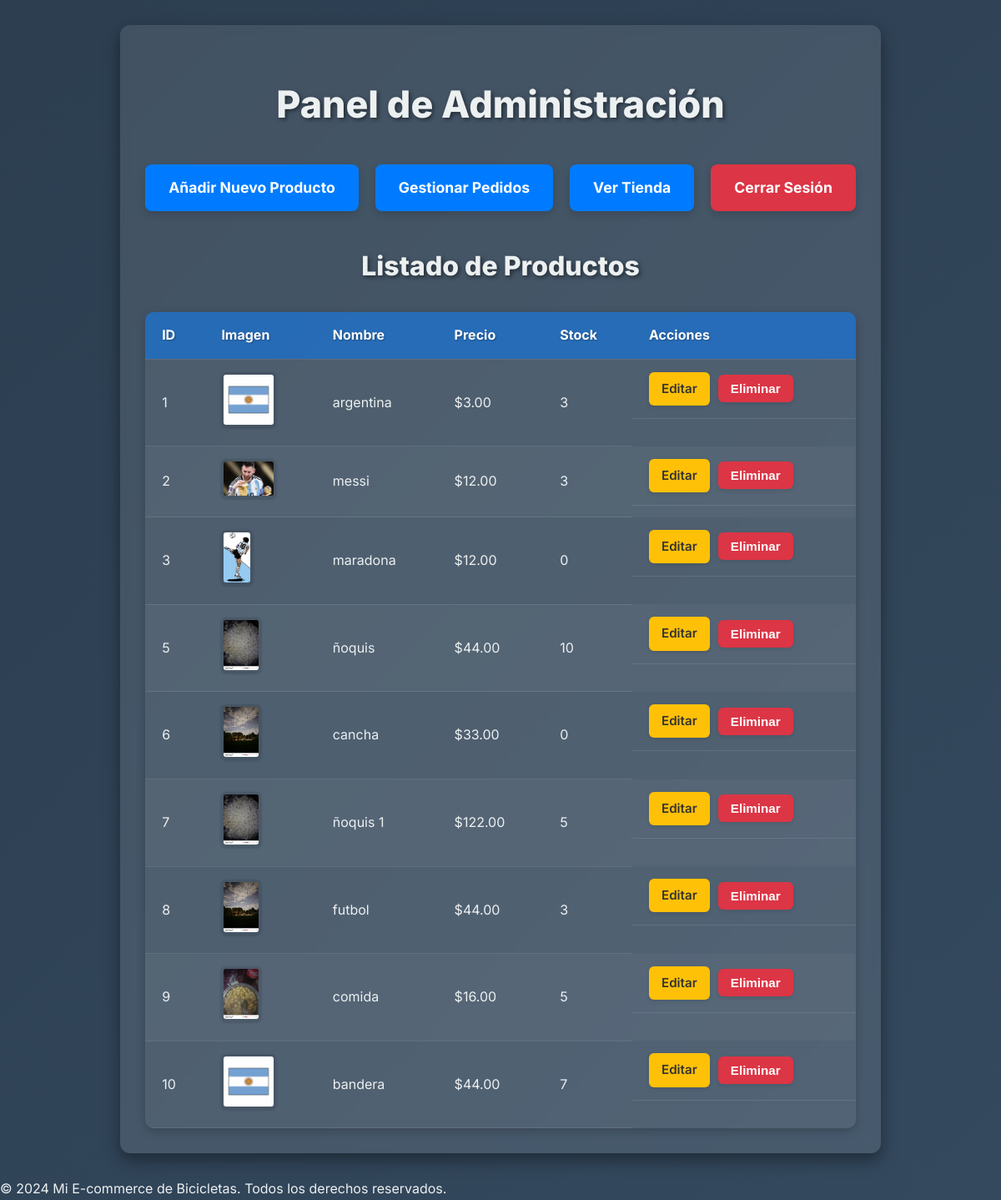
Page /admin (signed in) on the earlier database version.
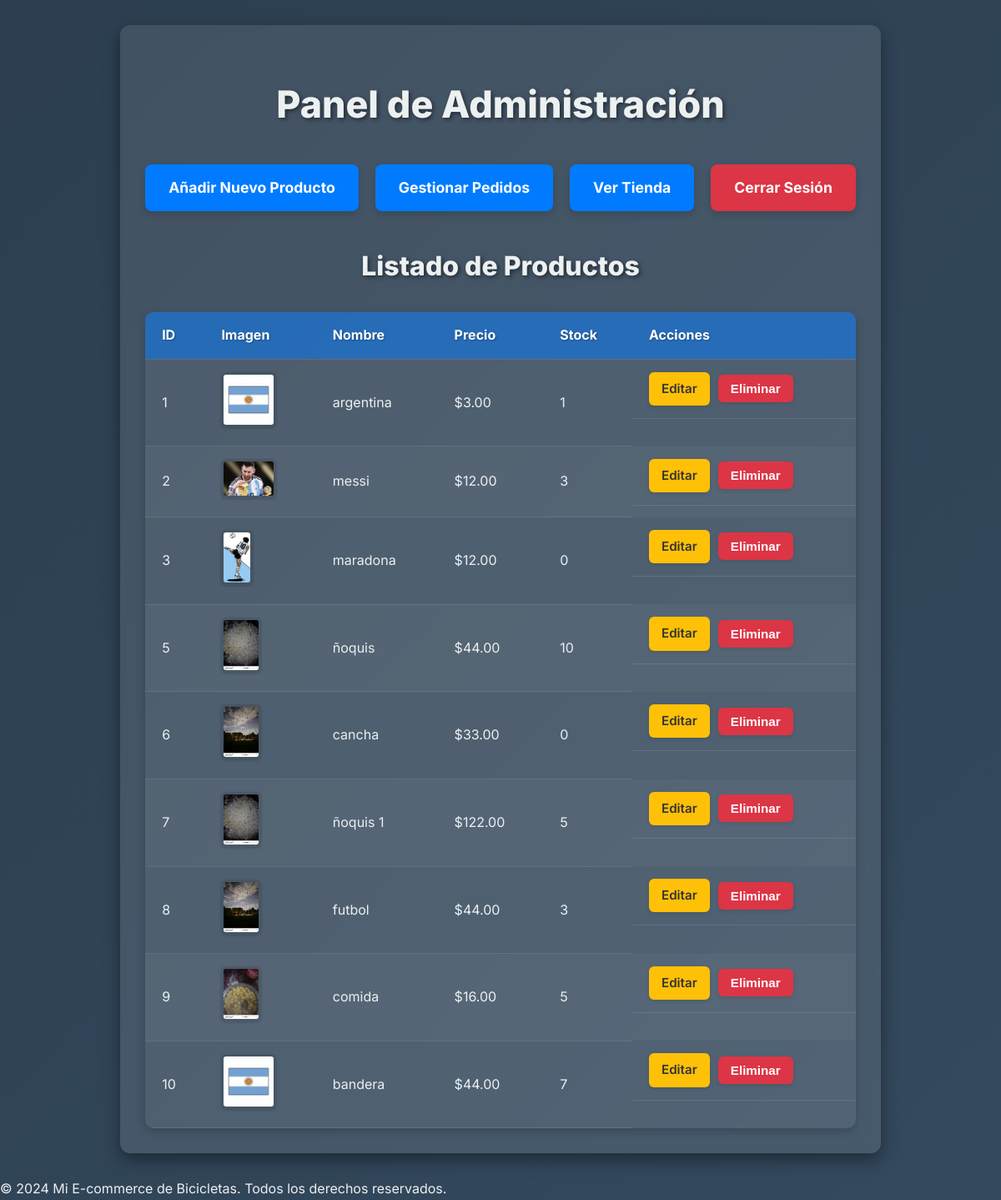
Same page on the later database version.
### app.py (models this page shows, shortened)
class Product(db.Model):
    id = db.Column(db.Integer, primary_key=True)
    nombre = db.Column(db.String(120), nullable=False)
    precio = db.Column(db.Float, nullable=False)
    stock = db.Column(db.Integer, nullable=False, default=0)
    imagen = db.Column(db.String(120), nullable=True) # Nombre del archivo de imagen

### app.py (the view)
@app.route('/admin')
@login_required
def admin_dashboard():
    if not current_user.is_admin:
        flash('Acceso denegado. Solo administradores.', 'error')
        return redirect(url_for('login'))
    products = Product.query.all() # Para mostrar los productos en el dashboard
    return render_template('admin.html', products=products)

### app.py (called while the page is built)
@login_manager.user_loader
def load_user(user_id):
    return User.query.get(int(user_id))

### templates/admin.html (shortened to what this page needs)
<!DOCTYPE html>
<html lang="es">
<head>
</head>
<body>
    <div class="container">
        <h1>Panel de Administración</h1>
        <div class="button-group">
            <a href="{{ url_for('admin_add_product') }}">Añadir Nuevo Producto</a>
            <a href="{{ url_for('admin_orders') }}">Gestionar Pedidos</a>
            <a href="{{ url_for('products_page') }}">Ver Tienda</a>
            <a href="{{ url_for('logout') }}" class="logout">Cerrar Sesión</a>
        </div>
        <h2>Listado de Productos</h2>
        {% if products %}
        <table>
            <thead>
                <tr>
                    <th>ID</th>
                    <th>Imagen</th>
                    <th>Nombre</th>
                    <th>Precio</th>
                    <th>Stock</th>
                    <th>Acciones</th>
                </tr>
            </thead>
            <tbody>
                {% for product in products %}
                <tr>
                    <td>{{ product.id }}</td>
                    <td>
                        {% if product.imagen %}
                            <img src="{{ url_for('static', filename='uploads/' + product.imagen) }}" alt="{{ product.nombre }}" class="product-image-thumb">
                        {% else %}
                            No imagen
                        {% endif %}
                    </td>
                    <td>{{ product.nombre }}</td>
                    <td>${{ "%.2f"|format(product.precio) }}</td>
                    <td>{{ product.stock }}</td>
                    <td class="table-actions">
                        <a href="{{ url_for('admin_edit_product', product_id=product.id) }}" class="edit-btn">Editar</a>
                        <form action="{{ url_for('admin_delete_product', product_id=product.id) }}" method="post" style="display:inline;">
                            <button type="submit" class="delete-btn" onclick="return confirm('¿Estás seguro de que quieres eliminar este producto?');">Eliminar</button>
                        </form>
                    </td>
                </tr>
                {% endfor %}
            </tbody>
        </table>
        {% else %}
            <p>No hay productos en la base de datos. ¡Añade uno nuevo!</p>
        {% endif %}
    </div>
    <div class="footer">
        © 2024 Mi E-commerce de Bicicletas. Todos los derechos reservados.
    </div>
</body>
</html>

### templates/admin.html (style rules this page uses)
body { font-family: 'Inter', sans-serif; margin: 0; padding: 0; background: linear-gradient(135deg, #2c3e50, #34495e, #2980b9, #8e44ad, #2c3e50); background-size: 400% 400%; animation: subtleGradientShift 20s ease infinite; color: #ecf0f1; line-height: 1.6; min-height: 100vh; display: flex; flex-direction: column; }
.container { max-width: 1200px; margin: 30px auto; padding: 30px; background-color: rgba(255, 255, 255, 0.1); border-radius: 12px; box-shadow: 0 8px 20px rgba(0,0,0,0.4); backdrop-filter: blur(5px); -webkit-backdrop-filter: blur(5px); flex-grow: 1; box-sizing: border-box; }
h1, h2 { color: #ecf0f1; text-align: center; margin-bottom: 35px; font-size: 2.8em; font-weight: 800; text-shadow: 2px 2px 5px rgba(0,0,0,0.5); }
h2 { font-size: 2em; margin-top: 40px; margin-bottom: 25px; }
.button-group { text-align: center; margin-bottom: 40px; display: flex; justify-content: center; flex-wrap: wrap; gap: 20px; }
.button-group a { background-color: #007bff; color: white; padding: 14px 28px; text-decoration: none; border-radius: 8px; transition: background-color 0.3s ease, transform 0.2s ease, box-shadow 0.3s ease; display: inline-block; font-weight: 700; font-size: 1.1em; box-shadow: 0 4px 10px rgba(0,0,0,0.15); }
.button-group .logout { background-color: #dc3545; }
table { width: 100%; border-collapse: collapse; margin-top: 30px; background-color: rgba(255, 255, 255, 0.05); border-radius: 10px; overflow: hidden; box-shadow: 0 4px 12px rgba(0,0,0,0.2); }
th, td { padding: 15px 20px; text-align: left; border-bottom: 1px solid rgba(255, 255, 255, 0.1); color: #ecf0f1; }
th { background-color: rgba(0, 123, 255, 0.5); color: white; font-weight: 700; text-shadow: 1px 1px 2px rgba(0,0,0,0.3); }
tr:nth-child(even) { background-color: rgba(255, 255, 255, 0.03); }
.table-actions { display: flex; gap: 10px; align-items: center; }
.table-actions a, .table-actions button { padding: 8px 15px; border-radius: 6px; text-decoration: none; font-size: 0.95em; cursor: pointer; border: none; font-weight: 600; transition: background-color 0.3s ease, transform 0.2s ease, box-shadow 0.3s ease; box-shadow: 0 2px 5px rgba(0,0,0,0.1); }
.table-actions .edit-btn { background-color: #ffc107; color: #333; }
.table-actions .delete-btn { background-color: #dc3545; color: white; }
.product-image-thumb { max-width: 60px; max-height: 60px; object-fit: cover; border-radius: 6px; box-shadow: 0 1px 3px rgba(0,0,0,0.2); background-color: rgba(0,0,0,0.1); padding: 3px; }

Differences in the rows shown:
changed Product "argentina": stock "3" → "1"
